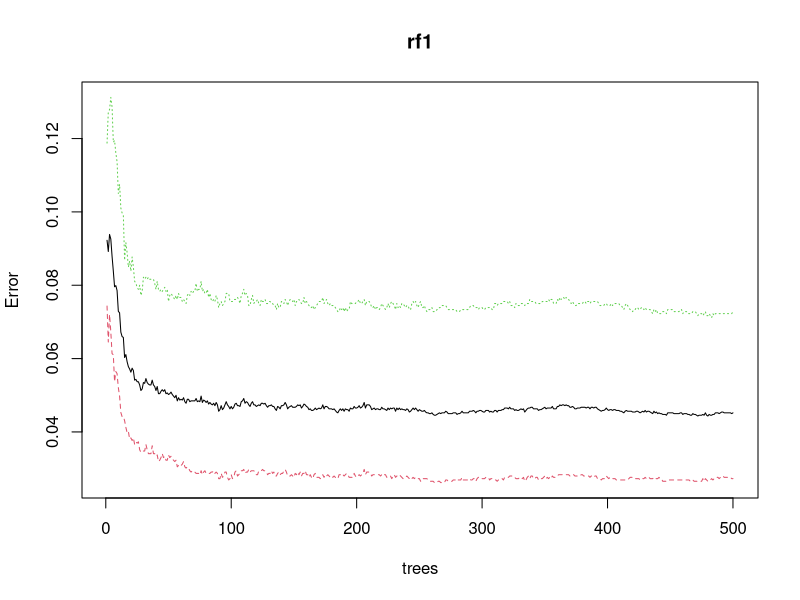

Recreate this plot in R.
## ---- chunk 1
library(tidyverse)
theme_set(theme_classic(base_size=12))
## ---- chunk 2
library(kernlab)
data(spam)
## ---- chunk 3
library(randomForest)
rf1 <- randomForest(type~.,data=spam)
plot(rf1)
